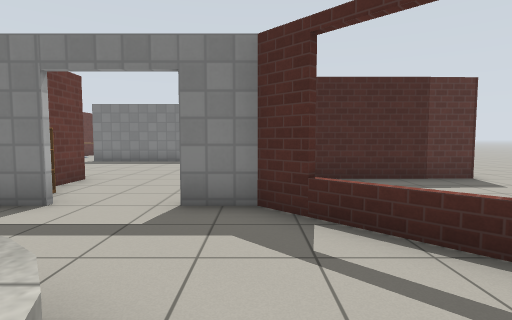
view 1 (above)

18 first-person views from a walk through a robot-simulator world made for Gazebo. The camera is 1 m above the floor, tilts 4° down and sees 80° across. The floor is counted in squares, 1 m on a side. Each view is taken from the middle of a square. On the plan, view 1 faces up. The plan holds only what a view shows up to about 12 squares ahead; the rest is blank. The robots in the file are not drawn. Gazebo's built-in surfaces are drawn with simple patterns. Simple shapes stand in for some stock models.

view 2
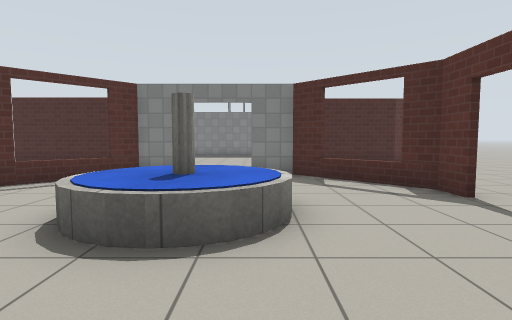

view 3
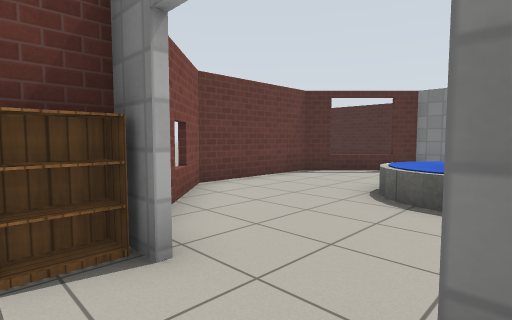

view 4
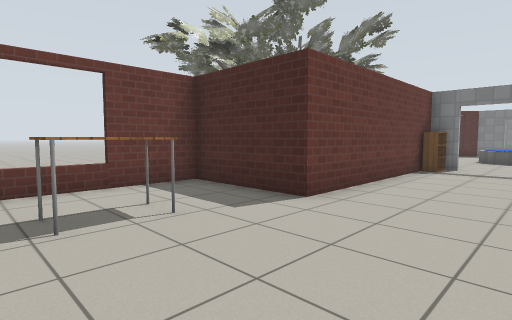

view 5
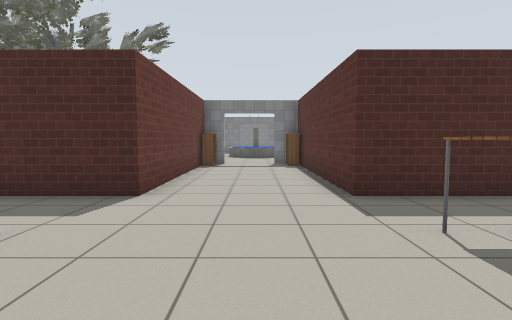

view 6
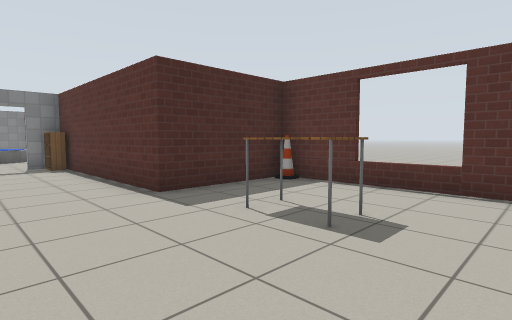

view 7
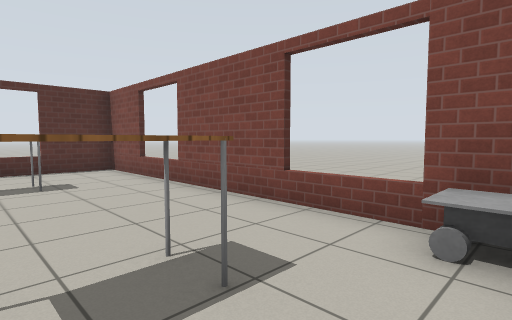

view 8
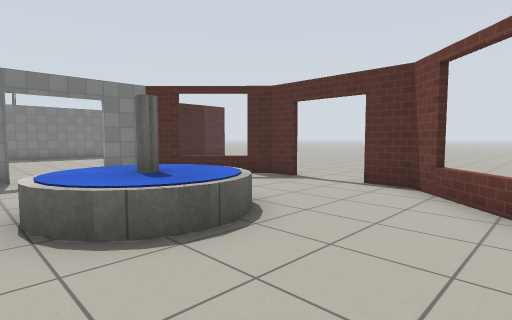

view 9
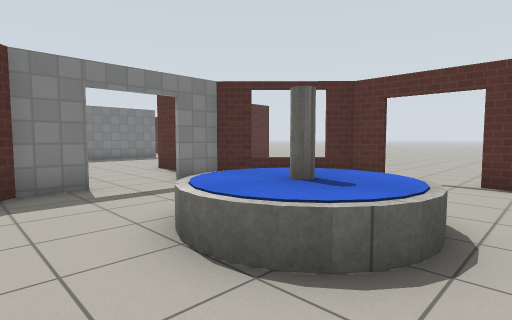

view 10
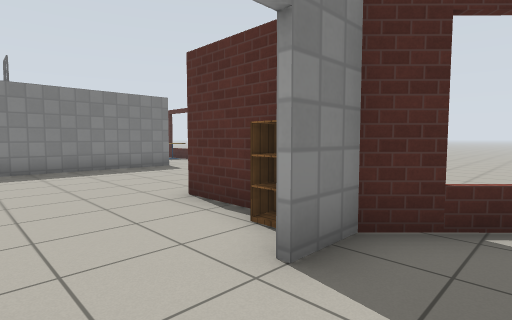

view 11
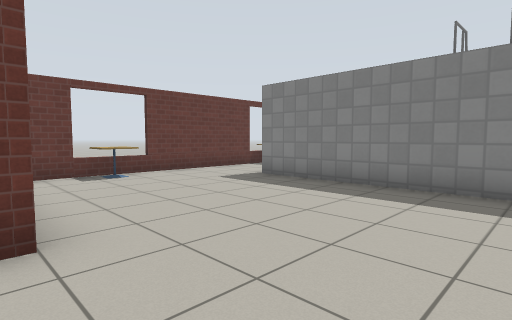

view 12
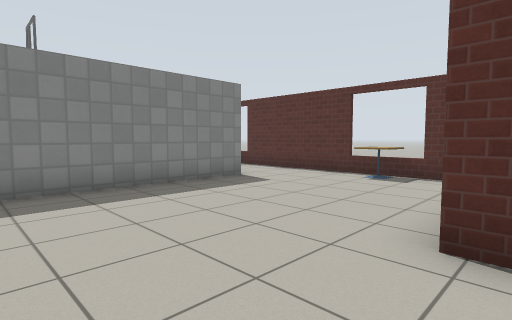

view 13
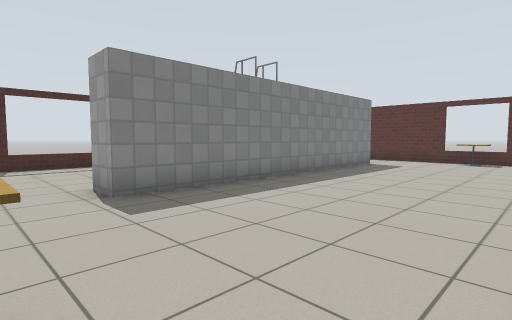

view 14
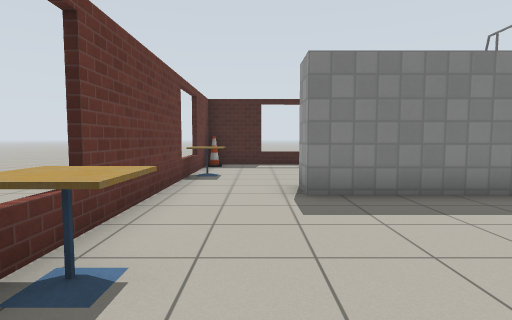

view 15
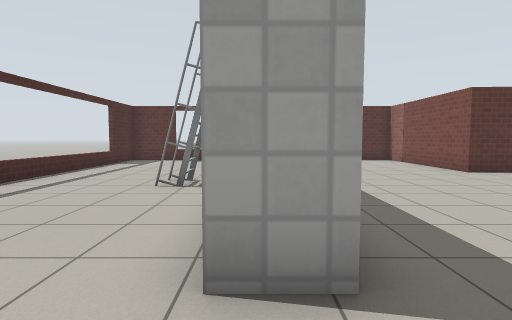

view 16
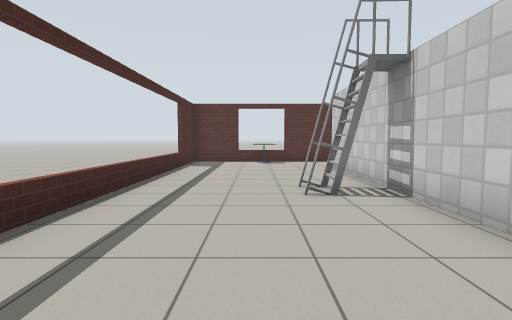

view 17
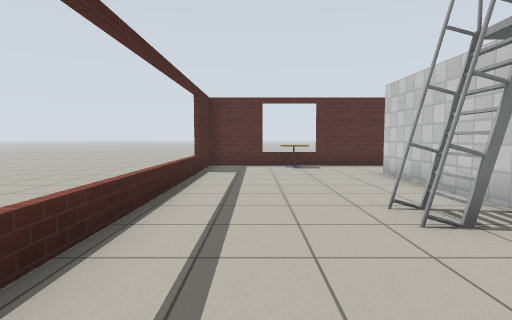

view 18
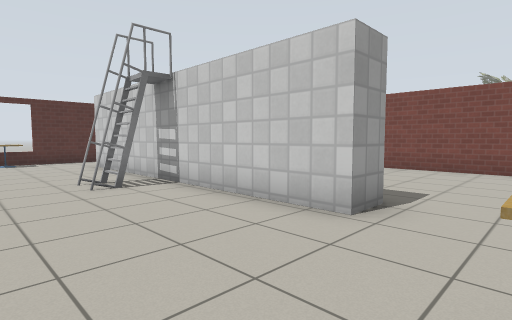

### Floor plan
Points are (right, up) in squares from view 1. A wall is a line through its corners. A room is listed if a view was taken in it or the views show most of it. See-through windows are left out.
Room 1 (views 1, 2, 8, 9, 10)
walls: (-3, 4.5) (-3.6, 4.5); (0.8, -3.7) (2.6, -1.9) (2.6, -0.9); (2.6, 1) (2.6, 1.9) (0.1, 4.5); (-0.4, 4.5) (-1.1, 4.5); (-4.3, 4.4) (-6.8, 2) (-6.8, -2) (-5.1, -3.7)
ways out: open door at (-2.5, -5) to room 2; open door at (-2, 4.8) to room 3; open door at (3, 0)
objects: bookshelf (-4, -5); fountain (-3, -1) to (-1, 1)
Room 2 (views 3, 4, 5, 6, 7)
walls: (2.5, -11.7) (-0.3, -11.7) (-0.3, -4.8); (-6.7, -17.7) (3.3, -17.7) (3.3, -12.5); (-4, -5.5) (-4, -11.7) (-7.4, -11.7) (-7.4, -15.5)
ways out: open door at (-2.5, -5) to room 1
objects: other object (-7, -17) to (-6, -17); table (-5, -15) to (-5, -14); bookshelf (-1, -5); table (0, -15) to (1, -14)
Room 3 (views 11, 12, 13, 14)
walls: (-4.2, 7.5) (-4.2, 6.3); (0, 5.6) (0, 7.7) (3.1, 7.7); (-8.1, 7.5) (-4.6, 7.5); (2.9, 13.3) (-7.1, 13.3); (-9.8, 13.4) (-9.8, 8.2); (5.3, 8.9) (5.3, 9.5); (5.3, 11.4) (5.3, 13.6)
ways out: open door at (-2, 4.8) to room 1; opening at (-8.5, 14) to room 4; opening at (3.5, 14) to room 4
objects: cafe table (-9, 10); cafe table (5, 10) to (5, 11)
Room 4 (views 15, 16, 17, 18)
walls: (-7.1, 13.3) (-7.1, 14.3) (2.7, 14.3); (5.3, 17.5) (5.3, 19.7) (-9.8, 19.7) (-9.8, 13.4); (5.3, 13.6) (5.3, 15.6)
ways out: opening at (-8.5, 14) to room 3; opening at (3.5, 14) to room 3
objects: cafe table (-9, 16); cone (-9, 19); ladder (-3, 15) to (-2, 16); other object (5, 16) to (5, 17)

Positions as (right, up) in squares from view 1, and headings:
1: (0, 0), facing up
2: (-1, -4), facing up
3: (-1, -6), facing up-left
4: (-1, -16), facing up-left
5: (-2, -17), facing up
6: (-3, -17), facing up-right
7: (-7, -14), facing down-right
8: (-4, -4), facing up-right
9: (-5, -2), facing up-right
10: (-3, 3), facing up-right
11: (-1, 7), facing up-left
12: (-3, 7), facing up-right
13: (-9, 8), facing up-right
14: (-8, 8), facing up
15: (-9, 14), facing right
16: (-8, 17), facing right
17: (-6, 18), facing right
18: (-9, 18), facing down-right
